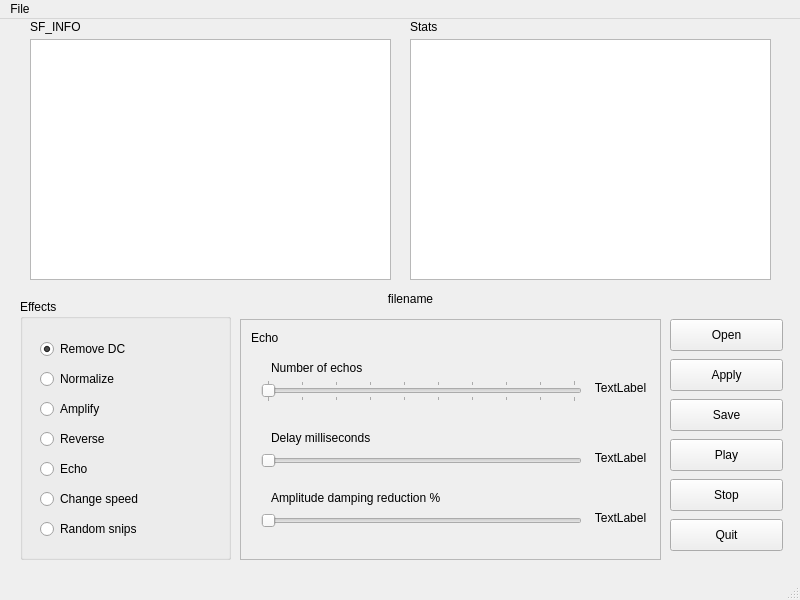
<?xml version="1.0" encoding="UTF-8"?>
<ui version="4.0">
 <class>MainWindow</class>
 <widget class="QMainWindow" name="MainWindow">
  <property name="geometry">
   <rect>
    <x>0</x>
    <y>0</y>
    <width>800</width>
    <height>600</height>
   </rect>
  </property>
  <property name="windowTitle">
   <string>MainWindow</string>
  </property>
  <widget class="QWidget" name="centralwidget">
   <widget class="QPlainTextEdit" name="plainTextEdit_sfinfo">
    <property name="geometry">
     <rect>
      <x>30</x>
      <y>20</y>
      <width>361</width>
      <height>241</height>
     </rect>
    </property>
   </widget>
   <widget class="QPlainTextEdit" name="plainTextEdit_stats">
    <property name="geometry">
     <rect>
      <x>410</x>
      <y>20</y>
      <width>361</width>
      <height>241</height>
     </rect>
    </property>
   </widget>
   <widget class="QLabel" name="label_sfinfo">
    <property name="geometry">
     <rect>
      <x>30</x>
      <y>0</y>
      <width>59</width>
      <height>16</height>
     </rect>
    </property>
    <property name="text">
     <string>SF_INFO</string>
    </property>
   </widget>
   <widget class="QLabel" name="label_stats">
    <property name="geometry">
     <rect>
      <x>410</x>
      <y>0</y>
      <width>59</width>
      <height>16</height>
     </rect>
    </property>
    <property name="text">
     <string>Stats</string>
    </property>
   </widget>
   <widget class="QLabel" name="label_filename">
    <property name="geometry">
     <rect>
      <x>90</x>
      <y>270</y>
      <width>641</width>
      <height>20</height>
     </rect>
    </property>
    <property name="text">
     <string>filename</string>
    </property>
    <property name="alignment">
     <set>Qt::AlignCenter</set>
    </property>
   </widget>
   <widget class="QGroupBox" name="groupBox">
    <property name="geometry">
     <rect>
      <x>20</x>
      <y>280</y>
      <width>211</width>
      <height>261</height>
     </rect>
    </property>
    <property name="title">
     <string>Effects</string>
    </property>
    <widget class="QRadioButton" name="radioButton_removedc">
     <property name="geometry">
      <rect>
       <x>20</x>
       <y>40</y>
       <width>100</width>
       <height>20</height>
      </rect>
     </property>
     <property name="text">
      <string>Remove DC</string>
     </property>
     <property name="checked">
      <bool>true</bool>
     </property>
    </widget>
    <widget class="QRadioButton" name="radioButton_normalize">
     <property name="geometry">
      <rect>
       <x>20</x>
       <y>70</y>
       <width>100</width>
       <height>20</height>
      </rect>
     </property>
     <property name="text">
      <string>Normalize</string>
     </property>
    </widget>
    <widget class="QRadioButton" name="radioButton_reverse">
     <property name="geometry">
      <rect>
       <x>20</x>
       <y>130</y>
       <width>100</width>
       <height>20</height>
      </rect>
     </property>
     <property name="text">
      <string>Reverse</string>
     </property>
    </widget>
    <widget class="QRadioButton" name="radioButton_echo">
     <property name="geometry">
      <rect>
       <x>20</x>
       <y>160</y>
       <width>100</width>
       <height>20</height>
      </rect>
     </property>
     <property name="text">
      <string>Echo</string>
     </property>
    </widget>
    <widget class="QRadioButton" name="radioButton_changespeed">
     <property name="geometry">
      <rect>
       <x>20</x>
       <y>190</y>
       <width>121</width>
       <height>20</height>
      </rect>
     </property>
     <property name="text">
      <string>Change speed</string>
     </property>
    </widget>
    <widget class="QRadioButton" name="radioButton_amplify">
     <property name="geometry">
      <rect>
       <x>20</x>
       <y>100</y>
       <width>100</width>
       <height>20</height>
      </rect>
     </property>
     <property name="text">
      <string>Amplify</string>
     </property>
    </widget>
    <widget class="QRadioButton" name="radioButton_randomsnips">
     <property name="geometry">
      <rect>
       <x>20</x>
       <y>220</y>
       <width>131</width>
       <height>20</height>
      </rect>
     </property>
     <property name="text">
      <string>Random snips</string>
     </property>
    </widget>
   </widget>
   <widget class="QStackedWidget" name="stackedWidget">
    <property name="geometry">
     <rect>
      <x>240</x>
      <y>300</y>
      <width>421</width>
      <height>241</height>
     </rect>
    </property>
    <property name="frameShape">
     <enum>QFrame::StyledPanel</enum>
    </property>
    <property name="currentIndex">
     <number>4</number>
    </property>
    <widget class="QWidget" name="removedc">
     <widget class="QLabel" name="label_9">
      <property name="geometry">
       <rect>
        <x>10</x>
        <y>10</y>
        <width>91</width>
        <height>16</height>
       </rect>
      </property>
      <property name="text">
       <string>Remove DC</string>
      </property>
     </widget>
    </widget>
    <widget class="QWidget" name="normalize">
     <widget class="QLabel" name="label_dBnormalize">
      <property name="geometry">
       <rect>
        <x>240</x>
        <y>110</y>
        <width>59</width>
        <height>22</height>
       </rect>
      </property>
      <property name="text">
       <string>dB</string>
      </property>
     </widget>
     <widget class="QDoubleSpinBox" name="doubleSpinBox_normalize">
      <property name="geometry">
       <rect>
        <x>131</x>
        <y>110</y>
        <width>91</width>
        <height>22</height>
       </rect>
      </property>
      <property name="minimum">
       <double>-48.000000000000000</double>
      </property>
      <property name="maximum">
       <double>0.000000000000000</double>
      </property>
      <property name="singleStep">
       <double>1.000000000000000</double>
      </property>
     </widget>
     <widget class="QLabel" name="label">
      <property name="geometry">
       <rect>
        <x>20</x>
        <y>110</y>
        <width>101</width>
        <height>22</height>
       </rect>
      </property>
      <property name="text">
       <string>Normalize to:</string>
      </property>
     </widget>
     <widget class="QLabel" name="label_10">
      <property name="geometry">
       <rect>
        <x>10</x>
        <y>10</y>
        <width>71</width>
        <height>16</height>
       </rect>
      </property>
      <property name="text">
       <string>Normalize</string>
      </property>
     </widget>
    </widget>
    <widget class="QWidget" name="amplify">
     <widget class="QSlider" name="verticalSlider_amplify">
      <property name="geometry">
       <rect>
        <x>160</x>
        <y>20</y>
        <width>22</width>
        <height>201</height>
       </rect>
      </property>
      <property name="maximum">
       <number>100</number>
      </property>
      <property name="value">
       <number>50</number>
      </property>
      <property name="orientation">
       <enum>Qt::Vertical</enum>
      </property>
     </widget>
     <widget class="QLabel" name="label_11">
      <property name="geometry">
       <rect>
        <x>10</x>
        <y>10</y>
        <width>59</width>
        <height>16</height>
       </rect>
      </property>
      <property name="text">
       <string>Amplify</string>
      </property>
     </widget>
     <widget class="QLabel" name="label_12">
      <property name="geometry">
       <rect>
        <x>120</x>
        <y>20</y>
        <width>31</width>
        <height>16</height>
       </rect>
      </property>
      <property name="text">
       <string>1.0</string>
      </property>
     </widget>
     <widget class="QLabel" name="label_13">
      <property name="geometry">
       <rect>
        <x>120</x>
        <y>200</y>
        <width>31</width>
        <height>16</height>
       </rect>
      </property>
      <property name="text">
       <string>0.0</string>
      </property>
     </widget>
     <widget class="QDoubleSpinBox" name="doubleSpinBox_amplify">
      <property name="geometry">
       <rect>
        <x>190</x>
        <y>110</y>
        <width>62</width>
        <height>22</height>
       </rect>
      </property>
      <property name="readOnly">
       <bool>true</bool>
      </property>
      <property name="maximum">
       <double>1.000000000000000</double>
      </property>
      <property name="singleStep">
       <double>0.010000000000000</double>
      </property>
      <property name="value">
       <double>0.500000000000000</double>
      </property>
     </widget>
    </widget>
    <widget class="QWidget" name="reverse">
     <widget class="QLabel" name="label_14">
      <property name="geometry">
       <rect>
        <x>10</x>
        <y>10</y>
        <width>59</width>
        <height>16</height>
       </rect>
      </property>
      <property name="text">
       <string>Reverse</string>
      </property>
     </widget>
    </widget>
    <widget class="QWidget" name="echo">
     <widget class="QSlider" name="horizontalSlider_echonum">
      <property name="geometry">
       <rect>
        <x>20</x>
        <y>60</y>
        <width>321</width>
        <height>22</height>
       </rect>
      </property>
      <property name="minimum">
       <number>1</number>
      </property>
      <property name="maximum">
       <number>10</number>
      </property>
      <property name="pageStep">
       <number>1</number>
      </property>
      <property name="orientation">
       <enum>Qt::Horizontal</enum>
      </property>
      <property name="tickPosition">
       <enum>QSlider::TicksBothSides</enum>
      </property>
     </widget>
     <widget class="QSlider" name="horizontalSlider_echodamp">
      <property name="geometry">
       <rect>
        <x>20</x>
        <y>190</y>
        <width>321</width>
        <height>22</height>
       </rect>
      </property>
      <property name="maximum">
       <number>100</number>
      </property>
      <property name="orientation">
       <enum>Qt::Horizontal</enum>
      </property>
     </widget>
     <widget class="QLabel" name="label_echonum">
      <property name="geometry">
       <rect>
        <x>30</x>
        <y>40</y>
        <width>121</width>
        <height>16</height>
       </rect>
      </property>
      <property name="text">
       <string>Number of echos</string>
      </property>
     </widget>
     <widget class="QSlider" name="horizontalSlider_echodelay">
      <property name="geometry">
       <rect>
        <x>20</x>
        <y>130</y>
        <width>321</width>
        <height>22</height>
       </rect>
      </property>
      <property name="maximum">
       <number>1000</number>
      </property>
      <property name="orientation">
       <enum>Qt::Horizontal</enum>
      </property>
     </widget>
     <widget class="QLabel" name="label_echodelay">
      <property name="geometry">
       <rect>
        <x>30</x>
        <y>110</y>
        <width>121</width>
        <height>16</height>
       </rect>
      </property>
      <property name="text">
       <string>Delay milliseconds</string>
      </property>
     </widget>
     <widget class="QLabel" name="label_echodamp">
      <property name="geometry">
       <rect>
        <x>30</x>
        <y>170</y>
        <width>201</width>
        <height>16</height>
       </rect>
      </property>
      <property name="text">
       <string>Amplitude damping reduction %</string>
      </property>
     </widget>
     <widget class="QLabel" name="label_15">
      <property name="geometry">
       <rect>
        <x>10</x>
        <y>10</y>
        <width>59</width>
        <height>16</height>
       </rect>
      </property>
      <property name="text">
       <string>Echo</string>
      </property>
     </widget>
     <widget class="QLabel" name="label_echonumval">
      <property name="geometry">
       <rect>
        <x>350</x>
        <y>60</y>
        <width>59</width>
        <height>16</height>
       </rect>
      </property>
      <property name="text">
       <string>TextLabel</string>
      </property>
      <property name="alignment">
       <set>Qt::AlignCenter</set>
      </property>
     </widget>
     <widget class="QLabel" name="label_echodelayval">
      <property name="geometry">
       <rect>
        <x>350</x>
        <y>130</y>
        <width>59</width>
        <height>16</height>
       </rect>
      </property>
      <property name="text">
       <string>TextLabel</string>
      </property>
      <property name="alignment">
       <set>Qt::AlignCenter</set>
      </property>
     </widget>
     <widget class="QLabel" name="label_echodampval">
      <property name="geometry">
       <rect>
        <x>350</x>
        <y>190</y>
        <width>59</width>
        <height>16</height>
       </rect>
      </property>
      <property name="text">
       <string>TextLabel</string>
      </property>
      <property name="alignment">
       <set>Qt::AlignCenter</set>
      </property>
     </widget>
    </widget>
    <widget class="QWidget" name="changespeed">
     <widget class="QSlider" name="horizontalSlider_speedChange">
      <property name="geometry">
       <rect>
        <x>20</x>
        <y>120</y>
        <width>291</width>
        <height>22</height>
       </rect>
      </property>
      <property name="minimum">
       <number>0</number>
      </property>
      <property name="maximum">
       <number>30</number>
      </property>
      <property name="value">
       <number>10</number>
      </property>
      <property name="orientation">
       <enum>Qt::Horizontal</enum>
      </property>
      <property name="tickPosition">
       <enum>QSlider::TicksBothSides</enum>
      </property>
      <property name="tickInterval">
       <number>10</number>
      </property>
     </widget>
     <widget class="QLabel" name="label_5">
      <property name="geometry">
       <rect>
        <x>20</x>
        <y>100</y>
        <width>59</width>
        <height>16</height>
       </rect>
      </property>
      <property name="text">
       <string>Slow</string>
      </property>
     </widget>
     <widget class="QLabel" name="label_6">
      <property name="geometry">
       <rect>
        <x>250</x>
        <y>100</y>
        <width>59</width>
        <height>16</height>
       </rect>
      </property>
      <property name="text">
       <string>Fast</string>
      </property>
      <property name="alignment">
       <set>Qt::AlignRight|Qt::AlignTrailing|Qt::AlignVCenter</set>
      </property>
     </widget>
     <widget class="QLabel" name="label_16">
      <property name="geometry">
       <rect>
        <x>10</x>
        <y>10</y>
        <width>111</width>
        <height>16</height>
       </rect>
      </property>
      <property name="text">
       <string>Change speed</string>
      </property>
     </widget>
     <widget class="QLabel" name="label_speedVal">
      <property name="geometry">
       <rect>
        <x>90</x>
        <y>90</y>
        <width>59</width>
        <height>16</height>
       </rect>
      </property>
      <property name="text">
       <string>TextLabel</string>
      </property>
      <property name="alignment">
       <set>Qt::AlignCenter</set>
      </property>
     </widget>
    </widget>
    <widget class="QWidget" name="page">
     <widget class="QLabel" name="label_7">
      <property name="geometry">
       <rect>
        <x>10</x>
        <y>10</y>
        <width>111</width>
        <height>16</height>
       </rect>
      </property>
      <property name="text">
       <string>Random Snips</string>
      </property>
     </widget>
     <widget class="QSlider" name="horizontalSlider_maxlen">
      <property name="geometry">
       <rect>
        <x>90</x>
        <y>70</y>
        <width>281</width>
        <height>22</height>
       </rect>
      </property>
      <property name="minimum">
       <number>50</number>
      </property>
      <property name="maximum">
       <number>650</number>
      </property>
      <property name="value">
       <number>400</number>
      </property>
      <property name="orientation">
       <enum>Qt::Horizontal</enum>
      </property>
     </widget>
     <widget class="QSlider" name="horizontalSlider_reps">
      <property name="geometry">
       <rect>
        <x>90</x>
        <y>140</y>
        <width>281</width>
        <height>22</height>
       </rect>
      </property>
      <property name="minimum">
       <number>1</number>
      </property>
      <property name="maximum">
       <number>50</number>
      </property>
      <property name="value">
       <number>15</number>
      </property>
      <property name="orientation">
       <enum>Qt::Horizontal</enum>
      </property>
     </widget>
     <widget class="QLabel" name="label_maxlenvalue">
      <property name="geometry">
       <rect>
        <x>380</x>
        <y>70</y>
        <width>31</width>
        <height>16</height>
       </rect>
      </property>
      <property name="text">
       <string>400</string>
      </property>
     </widget>
     <widget class="QLabel" name="label_repsvalue">
      <property name="geometry">
       <rect>
        <x>380</x>
        <y>140</y>
        <width>31</width>
        <height>16</height>
       </rect>
      </property>
      <property name="text">
       <string>15</string>
      </property>
     </widget>
     <widget class="QLabel" name="label_maxlen">
      <property name="geometry">
       <rect>
        <x>10</x>
        <y>70</y>
        <width>81</width>
        <height>20</height>
       </rect>
      </property>
      <property name="text">
       <string>Max Length</string>
      </property>
     </widget>
     <widget class="QLabel" name="label_reps">
      <property name="geometry">
       <rect>
        <x>10</x>
        <y>140</y>
        <width>71</width>
        <height>16</height>
       </rect>
      </property>
      <property name="text">
       <string>Snip Reps</string>
      </property>
     </widget>
     <widget class="QLabel" name="label_seconds">
      <property name="geometry">
       <rect>
        <x>160</x>
        <y>200</y>
        <width>59</width>
        <height>16</height>
       </rect>
      </property>
      <property name="text">
       <string>Seconds:</string>
      </property>
     </widget>
     <widget class="QLabel" name="label_secondsval">
      <property name="geometry">
       <rect>
        <x>230</x>
        <y>200</y>
        <width>59</width>
        <height>16</height>
       </rect>
      </property>
      <property name="text">
       <string>TextLabel</string>
      </property>
     </widget>
    </widget>
   </widget>
   <widget class="QPushButton" name="pushButton_quit">
    <property name="geometry">
     <rect>
      <x>670</x>
      <y>500</y>
      <width>113</width>
      <height>32</height>
     </rect>
    </property>
    <property name="text">
     <string>Quit</string>
    </property>
   </widget>
   <widget class="QPushButton" name="pushButton_open">
    <property name="geometry">
     <rect>
      <x>670</x>
      <y>300</y>
      <width>113</width>
      <height>32</height>
     </rect>
    </property>
    <property name="text">
     <string>Open</string>
    </property>
   </widget>
   <widget class="QPushButton" name="pushButton_Play">
    <property name="geometry">
     <rect>
      <x>670</x>
      <y>420</y>
      <width>113</width>
      <height>32</height>
     </rect>
    </property>
    <property name="text">
     <string>Play</string>
    </property>
   </widget>
   <widget class="QPushButton" name="pushButton_save">
    <property name="geometry">
     <rect>
      <x>670</x>
      <y>380</y>
      <width>113</width>
      <height>32</height>
     </rect>
    </property>
    <property name="text">
     <string>Save</string>
    </property>
   </widget>
   <widget class="QPushButton" name="pushButton_apply">
    <property name="geometry">
     <rect>
      <x>670</x>
      <y>340</y>
      <width>113</width>
      <height>32</height>
     </rect>
    </property>
    <property name="text">
     <string>Apply</string>
    </property>
   </widget>
   <widget class="QPushButton" name="pushButton_stop">
    <property name="geometry">
     <rect>
      <x>670</x>
      <y>460</y>
      <width>113</width>
      <height>32</height>
     </rect>
    </property>
    <property name="text">
     <string>Stop</string>
    </property>
   </widget>
  </widget>
  <widget class="QMenuBar" name="menubar">
   <property name="geometry">
    <rect>
     <x>0</x>
     <y>0</y>
     <width>800</width>
     <height>22</height>
    </rect>
   </property>
   <widget class="QMenu" name="menuFile">
    <property name="title">
     <string>File</string>
    </property>
    <addaction name="actionOpen"/>
    <addaction name="actionSave_As"/>
   </widget>
   <addaction name="menuFile"/>
  </widget>
  <widget class="QStatusBar" name="statusbar"/>
  <action name="actionOpen">
   <property name="text">
    <string>Open...</string>
   </property>
  </action>
  <action name="actionSave_As">
   <property name="text">
    <string>Save As...</string>
   </property>
  </action>
 </widget>
 <resources/>
 <connections/>
</ui>
